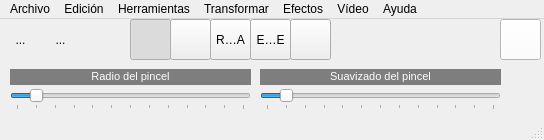
<?xml version="1.0" encoding="UTF-8"?>
<ui version="4.0">
 <class>MainWindow</class>
 <widget class="QMainWindow" name="MainWindow">
  <property name="geometry">
   <rect>
    <x>0</x>
    <y>0</y>
    <width>544</width>
    <height>140</height>
   </rect>
  </property>
  <property name="minimumSize">
   <size>
    <width>544</width>
    <height>140</height>
   </size>
  </property>
  <property name="maximumSize">
   <size>
    <width>544</width>
    <height>140</height>
   </size>
  </property>
  <property name="windowTitle">
   <string>QFotoPaint</string>
  </property>
  <property name="windowIcon">
   <iconset>
    <normaloff>:/new/prefix1/imagenes/logo.gif</normaloff>:/new/prefix1/imagenes/logo.gif</iconset>
  </property>
  <widget class="QWidget" name="centralWidget">
   <widget class="QToolButton" name="toolButton">
    <property name="geometry">
     <rect>
      <x>40</x>
      <y>0</y>
      <width>41</width>
      <height>41</height>
     </rect>
    </property>
    <property name="text">
     <string>...</string>
    </property>
    <property name="icon">
     <iconset>
      <normaloff>:/new/prefix1/imagenes/abrir.png</normaloff>:/new/prefix1/imagenes/abrir.png</iconset>
    </property>
    <property name="iconSize">
     <size>
      <width>32</width>
      <height>32</height>
     </size>
    </property>
    <property name="autoRaise">
     <bool>true</bool>
    </property>
   </widget>
   <widget class="QToolButton" name="toolButton_2">
    <property name="geometry">
     <rect>
      <x>0</x>
      <y>0</y>
      <width>41</width>
      <height>41</height>
     </rect>
    </property>
    <property name="text">
     <string>...</string>
    </property>
    <property name="icon">
     <iconset>
      <normaloff>:/new/prefix1/imagenes/nuevo.png</normaloff>:/new/prefix1/imagenes/nuevo.png</iconset>
    </property>
    <property name="iconSize">
     <size>
      <width>32</width>
      <height>32</height>
     </size>
    </property>
    <property name="autoRaise">
     <bool>true</bool>
    </property>
   </widget>
   <widget class="QLabel" name="label">
    <property name="geometry">
     <rect>
      <x>10</x>
      <y>50</y>
      <width>241</width>
      <height>16</height>
     </rect>
    </property>
    <property name="styleSheet">
     <string notr="true">background-color: rgb(126, 126, 126);</string>
    </property>
    <property name="text">
     <string>&lt;!DOCTYPE HTML PUBLIC &quot;-//W3C//DTD HTML 4.0//EN&quot; &quot;http://www.w3.org/TR/REC-html40/strict.dtd&quot;&gt;
&lt;html&gt;&lt;head&gt;&lt;meta name=&quot;qrichtext&quot; content=&quot;1&quot; /&gt;&lt;style type=&quot;text/css&quot;&gt;
p, li { white-space: pre-wrap; }
&lt;/style&gt;&lt;/head&gt;&lt;body style=&quot; font-family:'MS Shell Dlg 2'; font-size:8.25pt; font-weight:400; font-style:normal;&quot;&gt;
&lt;p style=&quot; margin-top:0px; margin-bottom:0px; margin-left:0px; margin-right:0px; -qt-block-indent:0; text-indent:0px;&quot;&gt;&lt;span style=&quot; font-size:8pt; color:#ffffff;&quot;&gt;Radio del pincel&lt;/span&gt;&lt;/p&gt;&lt;/body&gt;&lt;/html&gt;</string>
    </property>
    <property name="alignment">
     <set>Qt::AlignCenter</set>
    </property>
    <property name="wordWrap">
     <bool>false</bool>
    </property>
   </widget>
   <widget class="QSlider" name="horizontalSlider">
    <property name="geometry">
     <rect>
      <x>10</x>
      <y>70</y>
      <width>241</width>
      <height>21</height>
     </rect>
    </property>
    <property name="maximum">
     <number>120</number>
    </property>
    <property name="value">
     <number>10</number>
    </property>
    <property name="orientation">
     <enum>Qt::Horizontal</enum>
    </property>
    <property name="tickPosition">
     <enum>QSlider::TicksBelow</enum>
    </property>
    <property name="tickInterval">
     <number>10</number>
    </property>
   </widget>
   <widget class="QLabel" name="label_2">
    <property name="geometry">
     <rect>
      <x>260</x>
      <y>50</y>
      <width>241</width>
      <height>16</height>
     </rect>
    </property>
    <property name="styleSheet">
     <string notr="true">background-color: rgb(126, 126, 126);</string>
    </property>
    <property name="text">
     <string>&lt;!DOCTYPE HTML PUBLIC &quot;-//W3C//DTD HTML 4.0//EN&quot; &quot;http://www.w3.org/TR/REC-html40/strict.dtd&quot;&gt;
&lt;html&gt;&lt;head&gt;&lt;meta name=&quot;qrichtext&quot; content=&quot;1&quot; /&gt;&lt;style type=&quot;text/css&quot;&gt;
p, li { white-space: pre-wrap; }
&lt;/style&gt;&lt;/head&gt;&lt;body style=&quot; font-family:'MS Shell Dlg 2'; font-size:8.25pt; font-weight:400; font-style:normal;&quot;&gt;
&lt;p style=&quot; margin-top:0px; margin-bottom:0px; margin-left:0px; margin-right:0px; -qt-block-indent:0; text-indent:0px;&quot;&gt;&lt;span style=&quot; font-size:8pt; color:#ffffff;&quot;&gt;Suavizado del pincel&lt;/span&gt;&lt;/p&gt;&lt;/body&gt;&lt;/html&gt;</string>
    </property>
    <property name="alignment">
     <set>Qt::AlignCenter</set>
    </property>
    <property name="wordWrap">
     <bool>false</bool>
    </property>
   </widget>
   <widget class="QSlider" name="horizontalSlider_2">
    <property name="geometry">
     <rect>
      <x>260</x>
      <y>70</y>
      <width>241</width>
      <height>21</height>
     </rect>
    </property>
    <property name="maximum">
     <number>120</number>
    </property>
    <property name="value">
     <number>10</number>
    </property>
    <property name="orientation">
     <enum>Qt::Horizontal</enum>
    </property>
    <property name="tickPosition">
     <enum>QSlider::TicksBelow</enum>
    </property>
    <property name="tickInterval">
     <number>10</number>
    </property>
   </widget>
   <widget class="QToolButton" name="toolButton_3">
    <property name="geometry">
     <rect>
      <x>80</x>
      <y>0</y>
      <width>41</width>
      <height>41</height>
     </rect>
    </property>
    <property name="text">
     <string/>
    </property>
    <property name="icon">
     <iconset>
      <normaloff>:/new/prefix1/imagenes/guardar.png</normaloff>:/new/prefix1/imagenes/guardar.png</iconset>
    </property>
    <property name="iconSize">
     <size>
      <width>32</width>
      <height>32</height>
     </size>
    </property>
    <property name="autoRaise">
     <bool>true</bool>
    </property>
   </widget>
   <widget class="QToolButton" name="toolButton_4">
    <property name="geometry">
     <rect>
      <x>130</x>
      <y>0</y>
      <width>41</width>
      <height>41</height>
     </rect>
    </property>
    <property name="text">
     <string/>
    </property>
    <property name="icon">
     <iconset>
      <normaloff>:/new/prefix1/imagenes/punto.png</normaloff>:/new/prefix1/imagenes/punto.png</iconset>
    </property>
    <property name="iconSize">
     <size>
      <width>32</width>
      <height>32</height>
     </size>
    </property>
    <property name="checkable">
     <bool>true</bool>
    </property>
    <property name="checked">
     <bool>true</bool>
    </property>
    <property name="autoExclusive">
     <bool>true</bool>
    </property>
   </widget>
   <widget class="QToolButton" name="toolButton_5">
    <property name="geometry">
     <rect>
      <x>170</x>
      <y>0</y>
      <width>41</width>
      <height>41</height>
     </rect>
    </property>
    <property name="text">
     <string/>
    </property>
    <property name="icon">
     <iconset>
      <normaloff>:/new/prefix1/imagenes/linea.png</normaloff>:/new/prefix1/imagenes/linea.png</iconset>
    </property>
    <property name="iconSize">
     <size>
      <width>32</width>
      <height>32</height>
     </size>
    </property>
    <property name="checkable">
     <bool>true</bool>
    </property>
    <property name="autoExclusive">
     <bool>true</bool>
    </property>
   </widget>
   <widget class="QToolButton" name="toolButton_6">
    <property name="geometry">
     <rect>
      <x>290</x>
      <y>0</y>
      <width>41</width>
      <height>41</height>
     </rect>
    </property>
    <property name="text">
     <string/>
    </property>
    <property name="icon">
     <iconset>
      <normaloff>:/new/prefix1/imagenes/seleccionar.png</normaloff>:/new/prefix1/imagenes/seleccionar.png</iconset>
    </property>
    <property name="iconSize">
     <size>
      <width>32</width>
      <height>32</height>
     </size>
    </property>
    <property name="checkable">
     <bool>true</bool>
    </property>
    <property name="autoExclusive">
     <bool>true</bool>
    </property>
   </widget>
   <widget class="QPushButton" name="pushButton">
    <property name="geometry">
     <rect>
      <x>500</x>
      <y>0</y>
      <width>41</width>
      <height>41</height>
     </rect>
    </property>
    <property name="styleSheet">
     <string notr="true">background-color: rgb(255, 255, 255);</string>
    </property>
    <property name="text">
     <string/>
    </property>
   </widget>
   <widget class="QToolButton" name="toolButton_Rectangulo">
    <property name="geometry">
     <rect>
      <x>210</x>
      <y>0</y>
      <width>41</width>
      <height>41</height>
     </rect>
    </property>
    <property name="text">
     <string>RECTA</string>
    </property>
    <property name="icon">
     <iconset>
      <normaloff>:/new/prefix1/imagenes/rectangulo.png</normaloff>:/new/prefix1/imagenes/rectangulo.png</iconset>
    </property>
    <property name="iconSize">
     <size>
      <width>32</width>
      <height>32</height>
     </size>
    </property>
    <property name="checkable">
     <bool>true</bool>
    </property>
    <property name="autoExclusive">
     <bool>true</bool>
    </property>
   </widget>
   <widget class="QToolButton" name="toolButton_Elipse">
    <property name="geometry">
     <rect>
      <x>250</x>
      <y>0</y>
      <width>41</width>
      <height>41</height>
     </rect>
    </property>
    <property name="text">
     <string>ELIPSE</string>
    </property>
    <property name="icon">
     <iconset>
      <normaloff>:/new/prefix1/imagenes/elipse.png</normaloff>:/new/prefix1/imagenes/elipse.png</iconset>
    </property>
    <property name="iconSize">
     <size>
      <width>32</width>
      <height>32</height>
     </size>
    </property>
    <property name="checkable">
     <bool>true</bool>
    </property>
    <property name="autoExclusive">
     <bool>true</bool>
    </property>
   </widget>
  </widget>
  <widget class="QMenuBar" name="menuBar">
   <property name="geometry">
    <rect>
     <x>0</x>
     <y>0</y>
     <width>544</width>
     <height>20</height>
    </rect>
   </property>
   <widget class="QMenu" name="menuArchivo">
    <property name="title">
     <string>Archivo</string>
    </property>
    <addaction name="actionNueva_imagen"/>
    <addaction name="actionAbrir_imagen"/>
    <addaction name="separator"/>
    <addaction name="actionCapturar_de_C_mara"/>
    <addaction name="actionCapturar_de_Video"/>
    <addaction name="separator"/>
    <addaction name="actionGuardar"/>
    <addaction name="actionGuardar_como"/>
    <addaction name="separator"/>
    <addaction name="actionCerrar"/>
    <addaction name="actionSalir"/>
   </widget>
   <widget class="QMenu" name="menuEdici_n">
    <property name="title">
     <string>Edición</string>
    </property>
    <widget class="QMenu" name="menuOpciones">
     <property name="title">
      <string>Opciones</string>
     </property>
     <addaction name="actionColor_del_pincel"/>
     <addaction name="actionPreguntar_si_guardar"/>
    </widget>
    <addaction name="actionSeleccionar_todo"/>
    <addaction name="actionCopiar_a_nueva"/>
    <addaction name="separator"/>
    <addaction name="menuOpciones"/>
    <addaction name="actionVer_histograma"/>
    <addaction name="actionVer_histograma_2D"/>
    <addaction name="actionVer_informaci_n"/>
   </widget>
   <widget class="QMenu" name="menuHerramientas">
    <property name="title">
     <string>Herramientas</string>
    </property>
    <addaction name="actionPunto"/>
    <addaction name="actionLinea"/>
    <addaction name="actionRect_ngulo"/>
    <addaction name="actionElipse"/>
    <addaction name="actionSeleccionar"/>
   </widget>
   <widget class="QMenu" name="menuTransformar">
    <property name="title">
     <string>Transformar</string>
    </property>
    <widget class="QMenu" name="menuRotar">
     <property name="title">
      <string>Rotar</string>
     </property>
     <addaction name="actionRotar_90"/>
     <addaction name="actionRotar_180"/>
     <addaction name="actionRotar_91"/>
    </widget>
    <addaction name="actionBrillo_contraste"/>
    <addaction name="actionMatiz_Saturacion_Luminosidad"/>
    <addaction name="actionInvertir"/>
    <addaction name="menuRotar"/>
    <addaction name="actionMedia_ponderada"/>
    <addaction name="actionEcualizaci_n_del_histograma"/>
    <addaction name="actionAjuste_lineal_del_histograma"/>
    <addaction name="actionConvertir_a_color_falso"/>
    <addaction name="actionTransformaci_n_de_malla"/>
    <addaction name="actionConvertir_a_escala_de_color"/>
   </widget>
   <widget class="QMenu" name="menuEfectos">
    <property name="title">
     <string>Efectos</string>
    </property>
    <widget class="QMenu" name="menuSuavizado">
     <property name="title">
      <string>Suavizado</string>
     </property>
     <addaction name="actionGausiano"/>
     <addaction name="actionMedia"/>
     <addaction name="actionMediana"/>
    </widget>
    <addaction name="menuSuavizado"/>
    <addaction name="actionPerfilado"/>
    <addaction name="actionPinchar_Estirar"/>
    <addaction name="actionInPaint"/>
    <addaction name="actionBalance_de_blancos"/>
    <addaction name="actionBajorrelieve"/>
   </widget>
   <widget class="QMenu" name="menuV_deo">
    <property name="title">
     <string>Vídeo</string>
    </property>
    <widget class="QMenu" name="menuImagen_a_v_deo">
     <property name="title">
      <string>Imagen a vídeo</string>
     </property>
     <addaction name="actionRotar_imagen"/>
     <addaction name="actionTransicion_entre_imagenes"/>
    </widget>
    <widget class="QMenu" name="menuV_deo_a_imagen">
     <property name="title">
      <string>Vídeo a imagen</string>
     </property>
     <addaction name="actionImagen_media"/>
     <addaction name="actionImagenes_m_nima_y_m_xima"/>
    </widget>
    <widget class="QMenu" name="menuV_deo_a_video">
     <property name="title">
      <string>Vídeo a video</string>
     </property>
     <addaction name="actionDetecci_n_de_fondo"/>
    </widget>
    <addaction name="menuImagen_a_v_deo"/>
    <addaction name="menuV_deo_a_imagen"/>
    <addaction name="menuV_deo_a_video"/>
   </widget>
   <widget class="QMenu" name="menuAyuda">
    <property name="title">
     <string>Ayuda</string>
    </property>
    <addaction name="actionAcerca_de"/>
   </widget>
   <addaction name="menuArchivo"/>
   <addaction name="menuEdici_n"/>
   <addaction name="menuHerramientas"/>
   <addaction name="menuTransformar"/>
   <addaction name="menuEfectos"/>
   <addaction name="menuV_deo"/>
   <addaction name="menuAyuda"/>
  </widget>
  <widget class="QStatusBar" name="statusBar"/>
  <action name="actionNueva_imagen">
   <property name="text">
    <string>Nueva imagen...</string>
   </property>
  </action>
  <action name="actionAbrir_imagen">
   <property name="text">
    <string>Abrir imagen...</string>
   </property>
  </action>
  <action name="actionGuardar">
   <property name="text">
    <string>Guardar</string>
   </property>
  </action>
  <action name="actionGuardar_como">
   <property name="text">
    <string>Guardar como...</string>
   </property>
  </action>
  <action name="actionCerrar">
   <property name="text">
    <string>Cerrar</string>
   </property>
  </action>
  <action name="actionSalir">
   <property name="text">
    <string>Salir</string>
   </property>
  </action>
  <action name="actionPunto">
   <property name="text">
    <string>Punto</string>
   </property>
  </action>
  <action name="actionLinea">
   <property name="text">
    <string>Línea</string>
   </property>
  </action>
  <action name="actionSeleccionar">
   <property name="text">
    <string>Seleccionar</string>
   </property>
  </action>
  <action name="actionSeleccionar_todo">
   <property name="text">
    <string>Seleccionar todo</string>
   </property>
  </action>
  <action name="actionColor_del_pincel">
   <property name="text">
    <string>Color del pincel...</string>
   </property>
  </action>
  <action name="actionPreguntar_si_guardar">
   <property name="checkable">
    <bool>true</bool>
   </property>
   <property name="checked">
    <bool>true</bool>
   </property>
   <property name="text">
    <string>Preguntar si guardar</string>
   </property>
  </action>
  <action name="actionBrillo_contraste">
   <property name="text">
    <string>Brillo/Contraste/Gamma...</string>
   </property>
  </action>
  <action name="actionInvertir">
   <property name="text">
    <string>Invertir</string>
   </property>
  </action>
  <action name="actionRotar_90">
   <property name="text">
    <string>Rotar 90º</string>
   </property>
  </action>
  <action name="actionRotar_91">
   <property name="text">
    <string>Rotar 270º</string>
   </property>
  </action>
  <action name="actionMedia_ponderada">
   <property name="text">
    <string>Media ponderada...</string>
   </property>
  </action>
  <action name="actionRotar_180">
   <property name="text">
    <string>Rotar 180º</string>
   </property>
  </action>
  <action name="actionGausiano">
   <property name="text">
    <string>Gausiano...</string>
   </property>
  </action>
  <action name="actionMedia">
   <property name="text">
    <string>Media...</string>
   </property>
  </action>
  <action name="actionRotar_imagen">
   <property name="text">
    <string>Rotar imagen...</string>
   </property>
  </action>
  <action name="actionAcerca_de">
   <property name="text">
    <string>Acerca de...</string>
   </property>
  </action>
  <action name="actionImagen_media">
   <property name="text">
    <string>Imagen media...</string>
   </property>
  </action>
  <action name="actionPinchar_Estirar">
   <property name="text">
    <string>Pinchar/Estirar</string>
   </property>
  </action>
  <action name="actionCapturar_de_C_mara">
   <property name="text">
    <string>Capturar de Cámara...</string>
   </property>
  </action>
  <action name="actionCapturar_de_Video">
   <property name="text">
    <string>Capturar de Vídeo...</string>
   </property>
  </action>
  <action name="actionCopiar_a_nueva">
   <property name="text">
    <string>Copiar a nueva</string>
   </property>
  </action>
  <action name="actionVer_histograma">
   <property name="text">
    <string>Ver histograma</string>
   </property>
  </action>
  <action name="actionVer_histograma_2D">
   <property name="text">
    <string>Ver histograma 2D</string>
   </property>
  </action>
  <action name="actionRect_ngulo">
   <property name="text">
    <string>Rectángulo</string>
   </property>
  </action>
  <action name="actionElipse">
   <property name="text">
    <string>Elipse</string>
   </property>
  </action>
  <action name="actionMatiz_Saturacion_Luminosidad">
   <property name="text">
    <string>Matiz/Saturacion/Luminosidad</string>
   </property>
  </action>
  <action name="actionEcualizaci_n_del_histograma">
   <property name="text">
    <string>Ecualización del histograma</string>
   </property>
  </action>
  <action name="actionInPaint">
   <property name="text">
    <string>InPaint</string>
   </property>
  </action>
  <action name="actionAjuste_lineal_del_histograma">
   <property name="text">
    <string>Ajuste lineal del histograma</string>
   </property>
  </action>
  <action name="actionConvertir_a_color_falso">
   <property name="text">
    <string>Convertir a color falso</string>
   </property>
  </action>
  <action name="actionBalance_de_blancos">
   <property name="text">
    <string>Balance de blancos</string>
   </property>
  </action>
  <action name="actionPerfilado">
   <property name="text">
    <string>Perfilado</string>
   </property>
  </action>
  <action name="actionTransicion_entre_imagenes">
   <property name="text">
    <string>Transicion entre imagenes...</string>
   </property>
  </action>
  <action name="actionImagenes_m_nima_y_m_xima">
   <property name="text">
    <string>Imagenes mínima y máxima...</string>
   </property>
  </action>
  <action name="actionDetecci_n_de_fondo">
   <property name="text">
    <string>Detección de fondo...</string>
   </property>
  </action>
  <action name="actionTransformaci_n_de_malla">
   <property name="text">
    <string>Transformación de malla</string>
   </property>
  </action>
  <action name="actionMediana">
   <property name="text">
    <string>Mediana...</string>
   </property>
  </action>
  <action name="actionConvertir_a_escala_de_color">
   <property name="text">
    <string>Convertir a escala de color</string>
   </property>
  </action>
  <action name="actionVer_informaci_n">
   <property name="text">
    <string>Ver información</string>
   </property>
  </action>
  <action name="actionBajorrelieve">
   <property name="text">
    <string>Bajorrelieve</string>
   </property>
  </action>
 </widget>
 <layoutdefault spacing="6" margin="11"/>
 <resources/>
 <connections/>
</ui>
